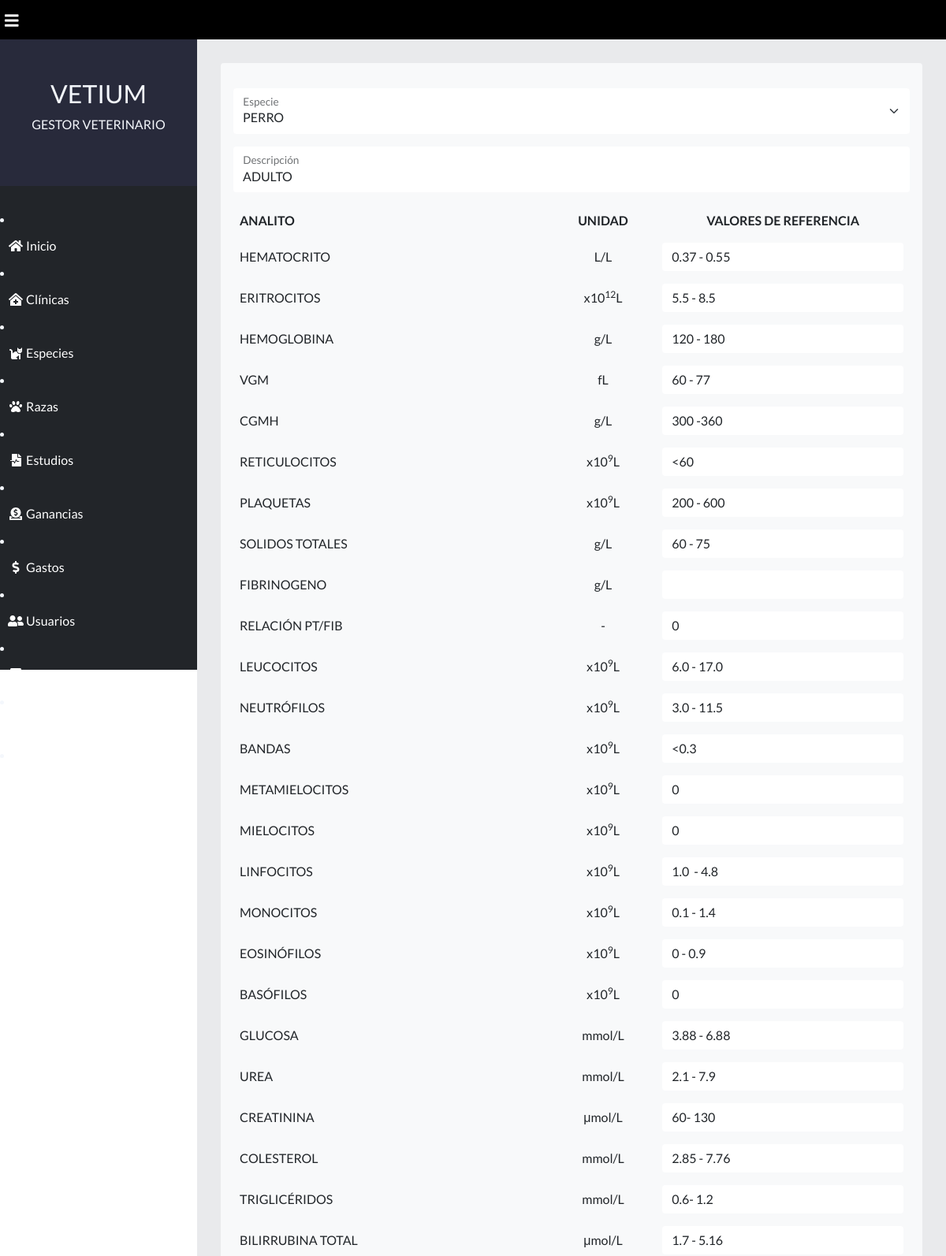
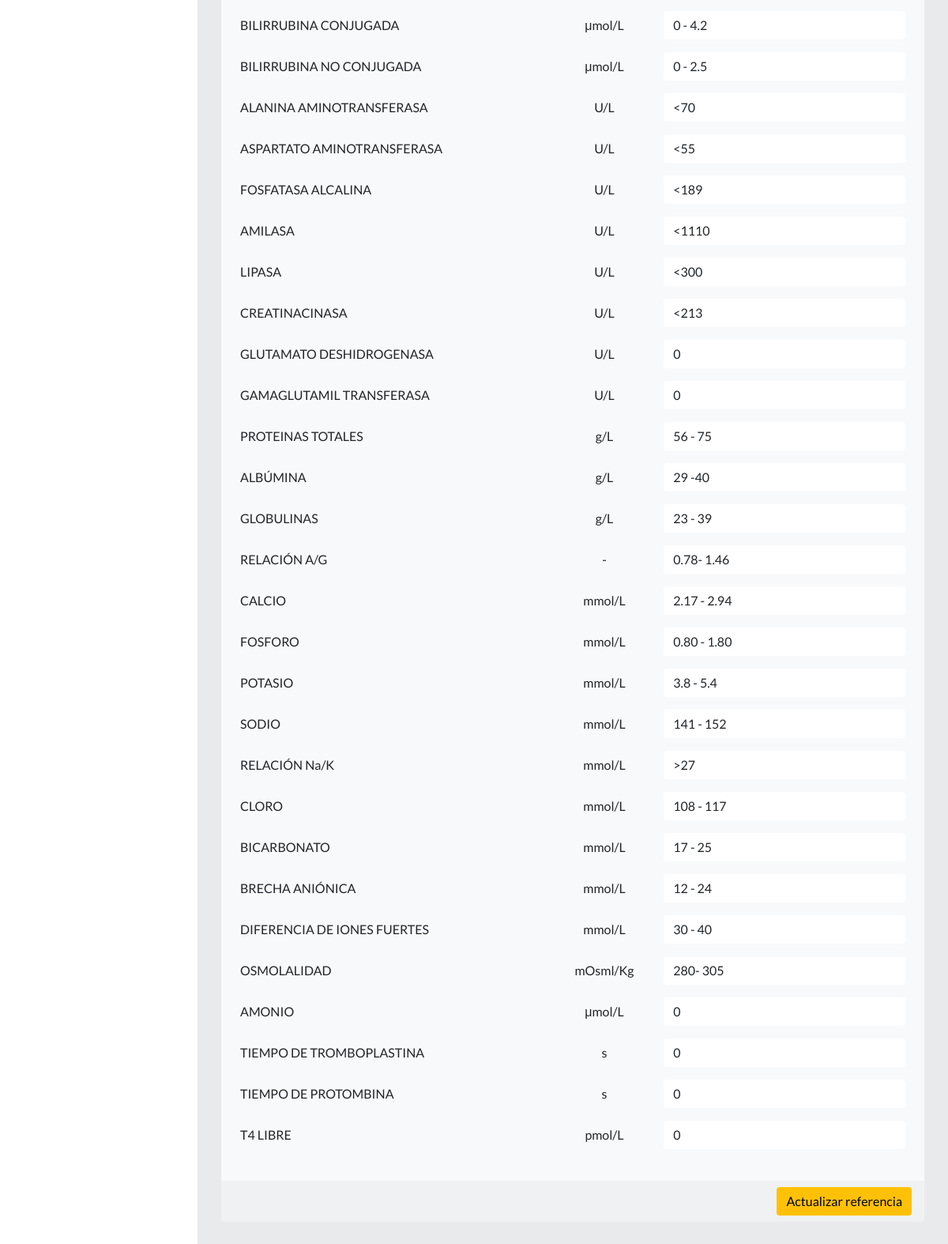
The app's page /tests/views/referencias/edit.php?referencia_id=1 (signed in) with its own data (2 pictures, top to bottom).
### tables this page shows
CREATE TABLE referencias(
  referencia_id integer PRIMARY KEY AUTO_INCREMENT,
  descripcion varchar(100) DEFAULT NULL,
  hematocrito varchar(20) DEFAULT NULL,
  eritrocitos varchar(20) DEFAULT NULL,
  hemoglobina varchar(20) DEFAULT NULL,
  vgm varchar(20) DEFAULT NULL,
  cgmh varchar(20) DEFAULT NULL,
  reticulocitos varchar(20) DEFAULT NULL,
  plaquetas varchar(20) DEFAULT NULL,
  solidos_totales varchar(20) DEFAULT NULL,
  fibrinogeno varchar(20) DEFAULT NULL,
  relacion_ptfib varchar(20) DEFAULT NULL,
  leucocitos varchar(20) DEFAULT NULL,
  neutrofilos varchar(20) DEFAULT NULL,
  bandas varchar(20) DEFAULT NULL,
  metamielocitos varchar(20) DEFAULT NULL,
  mielocitos varchar(20) DEFAULT NULL,
  linfocitos varchar(20) DEFAULT NULL,
  monocitos varchar(20) DEFAULT NULL,
  eosinofilos varchar(20) DEFAULT NULL,
  basofilos varchar(20) DEFAULT NULL,
  glucosa varchar(20) DEFAULT NULL,
  urea varchar(20) DEFAULT NULL,
  creatinina varchar(20) DEFAULT NULL,
  colesterol varchar(20) DEFAULT NULL,
  trigliceridos varchar(20) DEFAULT NULL,
  bilirrubina_total varchar(20) DEFAULT NULL,
  bilirrubina_conjugada varchar(20) DEFAULT NULL,
  bilirrubina_no_conjugada varchar(20) DEFAULT NULL,
  alanina_aminotransferasa varchar(20) DEFAULT NULL,
  aspartato_aminotransferasa varchar(20) DEFAULT NULL,
  fosfatasa_alcalina varchar(20) DEFAULT NULL,
  amilasa varchar(20) DEFAULT NULL,
  lipasa varchar(20) DEFAULT NULL,
  creatinacinasa varchar(20) DEFAULT NULL,
  glutamato_deshidrogenasa varchar(20) DEFAULT NULL,
  gamaglutamil_transferasa varchar(20) DEFAULT NULL,
  proteinas_totales varchar(20) DEFAULT NULL,
  albumina varchar(20) DEFAULT NULL,
  globulinas varchar(20) DEFAULT NULL,
  relacion_ag varchar(20) DEFAULT NULL,
  calcio varchar(20) DEFAULT NULL,
  fosforo varchar(20) DEFAULT NULL,
  potasio varchar(20) DEFAULT NULL,
  sodio varchar(20) DEFAULT NULL,
  relacion_nak varchar(20) DEFAULT NULL,
  cloro varchar(20) DEFAULT NULL,
  bicarbonato varchar(20) DEFAULT NULL,
  brecha_anionica varchar(20) DEFAULT NULL,
  diferencia_de_iones_fuertes varchar(20) DEFAULT NULL,
  osmolalidad varchar(20) DEFAULT NULL,
  amonio varchar(20) DEFAULT NULL,
  tiempo_de_tromboplastina varchar(20) DEFAULT NULL,
  tiempo_de_protrombina varchar(20) DEFAULT NULL,
  t4_libre varchar(20) DEFAULT NULL,
  fk_specie_id integer DEFAULT NULL,
  FOREIGN KEY (fk_specie_id) REFERENCES species (specie_id) 
);

### tests/views/referencias/edit.php (the view, shortened to what the rows shown need)
<!DOCTYPE html>
<html lang="es">
<?php
require_once '../../../templates/head.php';
require_once '../../../controllers/DatabaseController.php';
require_once '../../controllers/ReferenciaController.php';
$reference = $referencia_controller->show($_GET['referencia_id']);
?>
<body>
    <?php require_once '../../../templates/navigation.php'; ?>
    <div class="content">
        <form class="card bg-light" autocomplete="off" method="post">
            <div class="card-body">
                <div class="form-floating mb-3 mt-3">
                    <input type="text" class="form-control" placeholder="rollersk8erboy" name="descripcion" value="<?php echo $reference['descripcion'] ?>">
                    <label>Descripción</label>
                </div>
                <div class="table-responsive">
                    <table class="table align-middle">
                        <thead>
                            <tr>
                                <th>ANALITO</th>
                                <th class="text-center">UNIDAD</th>
                                <th class="text-center">VALORES DE REFERENCIA</th>
                            </tr>
                        </thead>
                        <tr>
                            <td><input type="text" class="form-control" name="hematocrito" value="<?php echo $reference['hematocrito'] ?>"></td>
                        </tr>
                        <tr>
                            <td><input type="text" class="form-control" name="eritrocitos" value="<?php echo $reference['eritrocitos'] ?>"></td>
                        </tr>
                        <tr>
                            <td><input type="text" class="form-control" name="hemoglobina" value="<?php echo $reference['hemoglobina'] ?>"></td>
                        </tr>
                        <tr>
                            <td><input type="text" class="form-control" name="vgm" value="<?php echo $reference['vgm'] ?>"></td>
                        </tr>
                        <tr>
                            <td><input type="text" class="form-control" name="cgmh" value="<?php echo $reference['cgmh'] ?>"></td>
                        </tr>
                        <tr>
                            <td><input type="text" class="form-control" name="reticulocitos" value="<?php echo $reference['reticulocitos'] ?>"></td>
                        </tr>
                        <tr>
                            <td><input type="text" class="form-control" name="plaquetas" value="<?php echo $reference['plaquetas'] ?>"></td>
                        </tr>
                        <tr>
                            <td><input type="text" class="form-control" name="solidos_totales" value="<?php echo $reference['solidos_totales'] ?>"></td>
                        </tr>
                        <tr>
                            <td><input type="text" class="form-control" name="relacion_ptfib" value="<?php echo $reference['relacion_ptfib'] ?>"></td>
                        </tr>
                        <tr>
                            <td><input type="text" class="form-control" name="leucocitos" value="<?php echo $reference['leucocitos'] ?>"></td>
                        </tr>
                        <tr>
                            <td><input type="text" class="form-control" name="neutrofilos" value="<?php echo $reference['neutrofilos'] ?>"></td>
                        </tr>
                        <tr>
                            <td><input type="text" class="form-control" name="bandas" value="<?php echo $reference['bandas'] ?>"></td>
                        </tr>
                        <tr>
                            <td><input type="text" class="form-control" name="metamielocitos" value="<?php echo $reference['metamielocitos'] ?>"></td>
                        </tr>
                        <tr>
                            <td><input type="text" class="form-control" name="mielocitos" value="<?php echo $reference['mielocitos'] ?>"></td>
                        </tr>
                        <tr>
                            <td><input type="text" class="form-control" name="linfocitos" value="<?php echo $reference['linfocitos'] ?>"></td>
                        </tr>
                        <tr>
                            <td><input type="text" class="form-control" name="monocitos" value="<?php echo $reference['monocitos'] ?>"></td>
                        </tr>
                        <tr>
                            <td><input type="text" class="form-control" name="eosinofilos" value="<?php echo $reference['eosinofilos'] ?>"></td>
                        </tr>
                        <tr>
                            <td><input type="text" class="form-control" name="basofilos" value="<?php echo $reference['basofilos'] ?>"></td>
                        </tr>
                        <tr>
                            <td><input type="text" class="form-control" name="glucosa" value="<?php echo $reference['glucosa'] ?>"></td>
                        </tr>
                        <tr>
                            <td><input type="text" class="form-control" name="urea" value="<?php echo $reference['urea'] ?>"></td>
                        </tr>
                        <tr>
                            <td><input type="text" class="form-control" name="creatinina" value="<?php echo $reference['creatinina'] ?>"></td>
                        </tr>
                        <tr>
                            <td><input type="text" class="form-control" name="colesterol" value="<?php echo $reference['colesterol'] ?>"></td>
                        </tr>
                        <tr>
                            <td><input type="text" class="form-control" name="trigliceridos" value="<?php echo $reference['trigliceridos'] ?>"></td>
                        </tr>
                        <tr>
                            <td><input type="text" class="form-control" name="bilirrubina_total" value="<?php echo $reference['bilirrubina_total'] ?>"></td>
                        </tr>
                        <tr>
                            <td><input type="text" class="form-control" name="bilirrubina_conjugada" value="<?php echo $reference['bilirrubina_conjugada'] ?>"></td>
                        </tr>
                        <tr>
                            <td><input type="text" class="form-control" name="bilirrubina_no_conjugada" value="<?php echo $reference['bilirrubina_no_conjugada'] ?>"></td>
                        </tr>
                        <tr>
                            <td><input type="text" class="form-control" name="alanina_aminotransferasa" value="<?php echo $reference['alanina_aminotransferasa'] ?>"></td>
                        </tr>
                        <tr>
                            <td><input type="text" class="form-control" name="aspartato_aminotransferasa" value="<?php echo $reference['aspartato_aminotransferasa'] ?>"></td>
                        </tr>
                        <tr>
                            <td><input type="text" class="form-control" name="fosfatasa_alcalina" value="<?php echo $reference['fosfatasa_alcalina'] ?>"></td>
                        </tr>
                        <tr>
                            <td><input type="text" class="form-control" name="amilasa" value="<?php echo $reference['amilasa'] ?>"></td>
                        </tr>
                        <tr>
                            <td><input type="text" class="form-control" name="lipasa" value="<?php echo $reference['lipasa'] ?>"></td>
                        </tr>
                        <tr>
                            <td><input type="text" class="form-control" name="creatinacinasa" value="<?php echo $reference['creatinacinasa'] ?>"></td>
                        </tr>
                        <tr>
                            <td><input type="text" class="form-control" name="glutamato_deshidrogenasa" value="<?php echo $reference['glutamato_deshidrogenasa'] ?>"></td>
                        </tr>
                        <tr>
                            <td><input type="text" class="form-control" name="gamaglutamil_transferasa" value="<?php echo $reference['gamaglutamil_transferasa'] ?>"></td>
                        </tr>
                        <tr>
                            <td><input type="text" class="form-control" name="proteinas_totales" value="<?php echo $reference['proteinas_totales'] ?>"></td>
                        </tr>
                        <tr>
                            <td><input type="text" class="form-control" name="albumina" value="<?php echo $reference['albumina'] ?>"></td>
                        </tr>
                        <tr>
                            <td><input type="text" class="form-control" name="globulinas" value="<?php echo $reference['globulinas'] ?>"></td>
                        </tr>
                        <tr>
                            <td><input type="text" class="form-control" name="relacion_ag" value="<?php echo $reference['relacion_ag'] ?>"></td>
                        </tr>
                        <tr>
                            <td><input type="text" class="form-control" name="calcio" value="<?php echo $reference['calcio'] ?>"></td>
                        </tr>
                        <tr>
                            <td><input type="text" class="form-control" name="fosforo" value="<?php echo $reference['fosforo'] ?>"></td>
                        </tr>
                        <tr>
                            <td><input type="text" class="form-control" name="potasio" value="<?php echo $reference['potasio'] ?>"></td>
                        </tr>
                        <tr>
                            <td><input type="text" class="form-control" name="sodio" value="<?php echo $reference['sodio'] ?>"></td>
                        </tr>
                        <tr>
                            <td><input type="text" class="form-control" name="relacion_nak" value="<?php echo $reference['relacion_nak'] ?>"></td>
                        </tr>
                        <tr>
                            <td><input type="text" class="form-control" name="cloro" value="<?php echo $reference['cloro'] ?>"></td>
                        </tr>
                        <tr>
                            <td><input type="text" class="form-control" name="bicarbonato" value="<?php echo $reference['bicarbonato'] ?>"></td>
                        </tr>
                        <tr>
                            <td><input type="text" class="form-control" name="brecha_anionica" value="<?php echo $reference['brecha_anionica'] ?>"></td>
                        </tr>
                        <tr>
                            <td><input type="text" class="form-control" name="diferencia_de_iones_fuertes" value="<?php echo $reference['diferencia_de_iones_fuertes'] ?>"></td>
                        </tr>
                        <tr>
                            <td><input type="text" class="form-control" name="osmolalidad" value="<?php echo $reference['osmolalidad'] ?>"></td>
                        </tr>
                        <tr>
                            <td><input type="text" class="form-control" name="amonio" value="<?php echo $reference['amonio'] ?>"></td>
                        </tr>
                        <tr>
                            <td><input type="text" class="form-control" name="tiempo_de_tromboplastina" value="<?php echo $reference['tiempo_de_tromboplastina'] ?>"></td>
                        </tr>
                        <tr>
                            <td><input type="text" class="form-control" name="tiempo_de_protrombina" value="<?php echo $reference['tiempo_de_protrombina'] ?>"></td>
                        </tr>
                        <tr>
                            <td><input type="text" class="form-control" name="t4_libre" value="<?php echo $reference['t4_libre'] ?>"></td>
                        </tr>
                    </table>
                </div>
            </div>
        </form>
    </div>
</body>
</html>

### records on screen
referencias: descripcion "ADULTO", hematocrito "0.37 - 0.55", eritrocitos "5.5 - 8.5", hemoglobina "120 - 180", vgm "60 - 77", cgmh "300 -360", reticulocitos "<60", plaquetas "200 - 600", solidos_totales "60 - 75", relacion_ptfib "0", leucocitos "6.0 - 17.0", neutrofilos "3.0 - 11.5", bandas "<0.3", metamielocitos "0", mielocitos "0", linfocitos "1.0 - 4.8", monocitos "0.1 - 1.4", eosinofilos "0 - 0.9", basofilos "0", glucosa "3.88 - 6.88", urea "2.1 - 7.9", creatinina "60- 130", colesterol "2.85 - 7.76", trigliceridos "0.6- 1.2", bilirrubina_total "1.7 - 5.16", bilirrubina_conjugada "0 - 4.2", bilirrubina_no_conjugada "0 - 2.5", alanina_aminotransferasa "<70", aspartato_aminotransferasa "<55", fosfatasa_alcalina "<189", amilasa "<1110", lipasa "<300", creatinacinasa "<213", glutamato_deshidrogenasa "0", gamaglutamil_transferasa "0", proteinas_totales "56 - 75", albumina "29 -40", globulinas "23 - 39", relacion_ag "0.78- 1.46", calcio "2.17 - 2.94", fosforo "0.80 - 1.80", potasio "3.8 - 5.4", sodio "141 - 152", relacion_nak ">27", cloro "108 - 117", bicarbonato "17 - 25", brecha_anionica "12 - 24", diferencia_de_iones_fuertes "30 - 40", osmolalidad "280- 305", amonio "0", tiempo_de_tromboplastina "0", tiempo_de_protrombina "0", t4_libre "0"

### other values on screen
form field fk_specie_id "PERRO"
